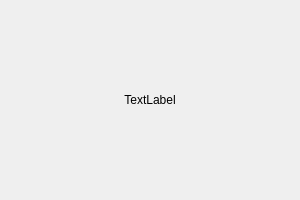
<?xml version="1.0" encoding="UTF-8"?>
<ui version="4.0">
 <class>Widget</class>
 <widget class="QWidget" name="Widget">
  <property name="geometry">
   <rect>
    <x>0</x>
    <y>0</y>
    <width>300</width>
    <height>200</height>
   </rect>
  </property>
  <property name="windowTitle">
   <string>日志导出工具  有疑问请联系@江帆</string>
  </property>
  <layout class="QGridLayout" name="gridLayout">
   <item row="0" column="0">
    <widget class="QLabel" name="indicatorLabel">
     <property name="text">
      <string>TextLabel</string>
     </property>
     <property name="alignment">
      <set>Qt::AlignCenter</set>
     </property>
     <property name="wordWrap">
      <bool>true</bool>
     </property>
    </widget>
   </item>
  </layout>
 </widget>
 <layoutdefault spacing="6" margin="11"/>
 <resources/>
 <connections/>
</ui>
